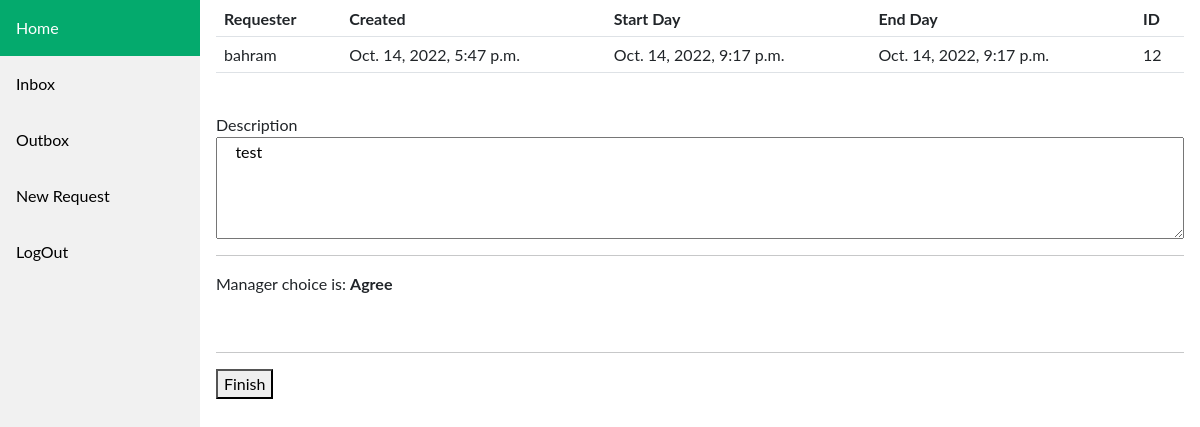
The page /message_detail/12/ (signed in) on the database its author committed.
### core/models.py (models this page shows)
class Reply(models.Model):
    message = models.ForeignKey(Message, on_delete=models.CASCADE)
    manager_choice = models.CharField(max_length=10)
    is_done = models.BooleanField(default=False)
    def __str__(self):
        return f"{self.message.receiver} to {self.message.sender}"

class Message(models.Model):
    start = models.DateTimeField()
    end = models.DateTimeField()
    created = models.DateTimeField(auto_now_add=True)
    updated = models.DateTimeField(auto_now=True)
    sender = models.CharField(max_length=100)
    receiver = models.CharField(max_length=100)
    description = models.TextField()
    is_reply = models.BooleanField(default=False)
    is_done = models.BooleanField(default=False)
    CHOICE = [
        ('Agree', 'agree'),
        ('DisAgree', 'disagree')
    ]
    manager_choice = models.CharField(max_length=8, choices=CHOICE)
    def __str__(self):
        return f"{self.sender} to {self.receiver}"
    class Meta:
        ordering = ('-created',)

### core/views.py (the view)
# urls.py: path('message_detail/<int:id>/', message_detail, name='message_detail'),
@cache_control(no_cache=True, must_revalidate=True, no_store=True)
@login_required()
def message_detail(request, id):
    msg = get_object_or_404(Message, id=id)
    print(msg)
    if msg.is_reply:
        reply = Reply.objects.filter(message_id=msg.id).order_by('id')[0]
        print(reply)
        return render(request, 'core/message_detail.html', {'reply': reply})
    else:
        print('hi')
        form = CHOICES()
        return render(request, 'core/message_detail.html', {'msg': msg,
                                                            'form': form})

### templates/core/message_detail.html (shortened to what this page needs)
{% extends 'core/base.html' %}
{% block content %}
  {% if reply %}
      <table class="table">
      <thead>
        <tr>
          <th scope="col">Requester</th>
          <th scope="col">Created</th>
          <th scope="col">Start Day</th>
          <th scope="col">End Day</th>
          <th scope="col">ID</th>
        </tr>
      </thead>
      <tbody>
        <tr>
          <td>{{ reply.message.sender }}</td>
          <td>{{ reply.message.created }}</td>
          <td>{{ reply.message.start }}</td>
          <td>{{ reply.message.end }}</td>
          <td>{{ reply.message.id }}</td>
        </tr>
      </tbody>
    </table>
    <br>
    <label>Description</label>
    <textarea class="col-md-12" rows="4" readonly>
    {{ reply.message.description }}
    </textarea>
      <br>
      <hr>
      <p>
        Manager choice is:
        <b>{{ reply.manager_choice }}</b>
      </p>
      <br>
      <hr>
    <form method="post" id="reply" action="{% url 'core:done_message_status' id=reply.id %}">
        <button type="submit" form="reply" value="Finish">Finish</button>
    </form>
  {% endif %}
{% endblock %}

### templates/core/base.html (style rules this page uses)
body { margin: 0; font-family: "Lato", sans-serif; }

### rows shown on the page
Reply: message.sender "bahram", message.created "Oct. 14, 2022, 5:47 p.m.", message.start "Oct. 14, 2022, 9:17 p.m.", message.end "Oct. 14, 2022, 9:17 p.m.", message.id "12", message.description "test", manager_choice "Agree"
